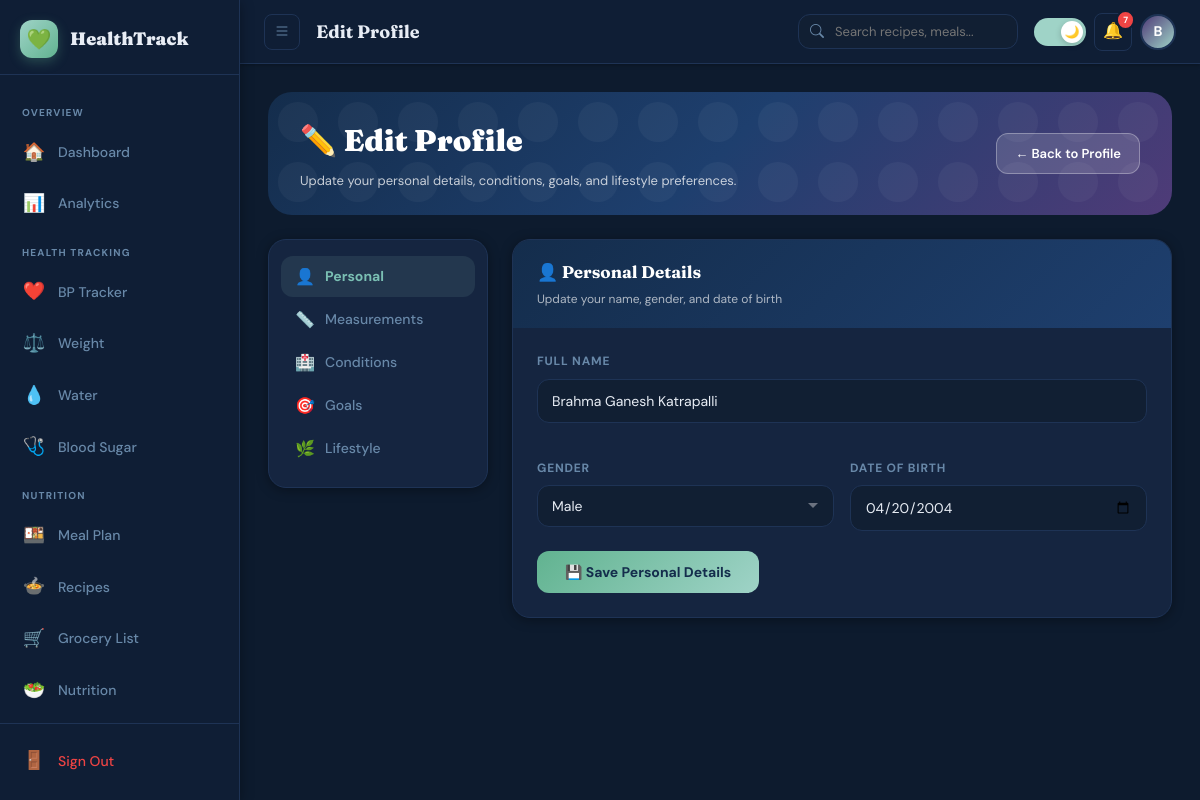
/profile/edit (signed in), run on the app's committed database.
### models.py (models this page shows, shortened)
class User(UserMixin, db.Model):
    __tablename__ = "users"
    id              = db.Column(db.Integer, primary_key=True)
    name            = db.Column(db.String(120), nullable=False)
    email           = db.Column(db.String(180), unique=True, nullable=False, index=True)
    password_hash   = db.Column(db.String(255), nullable=False)
    is_active       = db.Column(db.Boolean, default=True)
    is_verified     = db.Column(db.Boolean, default=False)
    onboarding_done = db.Column(db.Boolean, default=False)
    dark_mode       = db.Column(db.Boolean, default=False)
    created_at      = db.Column(db.DateTime, default=datetime.utcnow)
    last_login      = db.Column(db.DateTime, nullable=True)
    last_updated    = db.Column(db.DateTime, default=datetime.utcnow, onupdate=datetime.utcnow)
    health_profile  = db.relationship("UserHealthProfile", backref="user", uselist=False, cascade="all, delete-orphan")
    conditions      = db.relationship("UserCondition",     backref="user", cascade="all, delete-orphan")
    goals           = db.relationship("UserGoal",          backref="user", uselist=False, cascade="all, delete-orphan")
    health_metrics  = db.relationship("HealthMetric",      backref="user", cascade="all, delete-orphan", lazy="dynamic")
    meal_plans      = db.relationship("MealPlan",          backref="user", cascade="all, delete-orphan", lazy="dynamic")
    favorites       = db.relationship("Favorite",          backref="user", cascade="all, delete-orphan")
    grocery_items   = db.relationship("GroceryItem",       backref="user", cascade="all, delete-orphan", lazy="dynamic")
    alerts          = db.relationship("Alert",             backref="user", cascade="all, delete-orphan", lazy="dynamic")
    medicines       = db.relationship("Medicine",          backref="user", cascade="all, delete-orphan")
    nutrition_logs  = db.relationship("NutritionDailyLog", backref="user", cascade="all, delete-orphan", lazy="dynamic")
    weekly_insights = db.relationship("WeeklyInsight",     backref="user", cascade="all, delete-orphan", lazy="dynamic")
    @property
    def bmi(self):
        if not self.health_profile:
            return None
        h = self.health_profile.height_cm
        w = self.health_profile.current_weight_kg
        if not h or not w:
            return None
        height_m = h / 100
        return round(w / (height_m ** 2), 1)
    @property
    def bmi_status(self):
        bmi = self.bmi
        if bmi is None: return "Unknown"
        if bmi < 18.5:  return "Underweight"
        elif bmi < 25:  return "Normal"
        elif bmi < 30:  return "Overweight"
        elif bmi < 35:  return "Obese I"
        elif bmi < 40:  return "Obese II"
        else:           return "Obese III"

class HealthCondition(db.Model):
    __tablename__ = "health_conditions"
    id          = db.Column(db.Integer, primary_key=True)
    name        = db.Column(db.String(100), unique=True, nullable=False)
    description = db.Column(db.Text, nullable=True)
    icon        = db.Column(db.String(10), default="🏥")
    category    = db.Column(db.String(50), nullable=True)
    users       = db.relationship("UserCondition", backref="condition", cascade="all, delete-orphan")

class UserHealthProfile(db.Model):
    __tablename__ = "user_health_profiles"
    id                  = db.Column(db.Integer, primary_key=True)
    user_id             = db.Column(db.Integer, db.ForeignKey("users.id"), unique=True, nullable=False)
    gender              = db.Column(db.String(20), nullable=True)   # male / female / other
    date_of_birth       = db.Column(db.Date, nullable=True)
    height_cm           = db.Column(db.Float, nullable=True)
    current_weight_kg   = db.Column(db.Float, nullable=True)
    activity_level      = db.Column(db.String(30), default="sedentary")
    diet_preference     = db.Column(db.String(30), default="vegetarian")
    onboarding_step     = db.Column(db.Integer, default=1)
    created_at          = db.Column(db.DateTime, default=datetime.utcnow)
    updated_at          = db.Column(db.DateTime, default=datetime.utcnow, onupdate=datetime.utcnow)

### routes/profile_routes.py (the view, shortened to what this page needs)
@profile_bp.route("/edit", methods=["GET", "POST"])
@login_required
def edit():
    all_conditions = HealthCondition.query.order_by(
        HealthCondition.category, HealthCondition.name
    ).all()
    existing_ids = [uc.condition_id for uc in current_user.conditions]
    return render_template(
        "profile/edit.html",
        user=current_user,
        all_conditions=all_conditions,
        existing_ids=existing_ids
    )

### templates/profile/edit.html (shortened to what this page needs)
{% extends "base.html" %}
{% block page_title %}Edit Profile{% endblock %}
{% block content %}
<div class="edit-hero animate-fadeIn">
  <div class="edit-hero-left">
    <div class="edit-hero-title">✏️ Edit Profile</div>
    <div class="edit-hero-sub">Update your personal details, conditions, goals, and lifestyle preferences.</div>
  </div>
  <a href="{{ url_for('profile.index') }}" class="btn-back-hero">← Back to Profile</a>
</div>
<div class="edit-layout">
  <div class="tab-sidebar">
    {% set tabs = [
      ('personal',     '👤', 'Personal'),
      ('measurements', '📏', 'Measurements'),
      ('conditions',   '🏥', 'Conditions'),
      ('goals',        '🎯', 'Goals'),
      ('lifestyle',    '🌿', 'Lifestyle'),
    ] %}
    {% for tab_id, icon, label in tabs %}
    <button class="tab-item {% if loop.first %}active{% endif %}"
            onclick="showTab('{{ tab_id }}')"
            id="tab-btn-{{ tab_id }}">
      <span class="tab-icon">{{ icon }}</span>
      {{ label }}
    </button>
    {% endfor %}
  </div>
  <div>
    <div class="edit-section active" id="section-personal">
      <div class="section-card">
        <div class="section-hdr">
          <div class="section-hdr-title">👤 Personal Details</div>
          <div class="section-hdr-sub">Update your name, gender, and date of birth</div>
        </div>
        <div class="section-body">
          <form method="POST" action="{{ url_for('profile.edit') }}">
            <div class="form-grid-2">
              <div class="field-group" style="grid-column:span 2;">
                <label class="field-label">Full Name</label>
                <input type="text" name="name" class="field-input"
                       value="{{ user.name }}" placeholder="Your full name" required>
              </div>
              <div class="field-group">
                <label class="field-label">Gender</label>
                <select name="gender" class="field-input select-input">
                  {% for val, lbl in [('female','Female'),('male','Male'),('other','Other')] %}
                  <option value="{{ val }}" {% if user.health_profile and user.health_profile.gender == val %}selected{% endif %}>{{ lbl }}</option>
                  {% endfor %}
                </select>
              </div>
              <div class="field-group">
                <label class="field-label">Date of Birth</label>
                <input type="date" name="date_of_birth" class="field-input"
                       value="{{ user.health_profile.date_of_birth.strftime('%Y-%m-%d') if user.health_profile and user.health_profile.date_of_birth else '' }}">
              </div>
            </div>
            <button type="submit" class="save-section-btn">💾 Save Personal Details</button>
          </form>
        </div>
      </div>
    </div>
            {% set cat_labels = {
              'cardiovascular': '❤️ Cardiovascular',
              'metabolic':      '🩺 Metabolic',
              'hormonal':       '🌸 Hormonal',
              'lifestyle':      '🌿 Lifestyle Goals',
              'digestive':      '🔥 Digestive',
            } %}
            {% set current_cat = namespace(value='') %}
  </div>
</div>
{% endblock %}

### templates/base.html (shortened to what this page needs)
<!DOCTYPE html>
<html lang="en" data-theme="{{ 'dark' if current_user.is_authenticated and current_user.dark_mode else 'light' }}">
<head>
  <link rel="stylesheet" href="https://cdn.jsdelivr.net/npm/bootstrap-icons@1.11.3/font/bootstrap-icons.min.css">
</head>
<body>
{% if current_user.is_authenticated %}
<div class="app-layout">
  <aside class="sidebar" id="sidebar">
    <div class="sidebar-logo">
      <div class="sidebar-logo-icon">💚</div>
      <span class="sidebar-logo-text">HealthTrack</span>
    </div>
    <nav class="sidebar-nav">
      <div class="nav-section-label">Overview</div>
      <a href="{{ url_for('main.dashboard') }}" class="nav-item {% if request.endpoint and 'main.dashboard' in request.endpoint %}active{% endif %}">
        <span class="nav-item-icon">🏠</span>
        <span class="nav-item-text">Dashboard</span>
      </a>
      <a href="{{ url_for('analytics.index') }}" class="nav-item {% if request.endpoint and 'analytics' in request.endpoint %}active{% endif %}">
        <span class="nav-item-icon">📊</span>
        <span class="nav-item-text">Analytics</span>
      </a>
      <div class="nav-section-label">Health Tracking</div>
      <a href="{{ url_for('bp.tracker') }}" class="nav-item {% if request.endpoint and 'bp.' in request.endpoint %}active{% endif %}">
        <span class="nav-item-icon">❤️</span>
        <span class="nav-item-text">BP Tracker</span>
      </a>
      <a href="{{ url_for('tracker.weight') }}" class="nav-item {% if request.endpoint and 'tracker.weight' in request.endpoint %}active{% endif %}">
        <span class="nav-item-icon">⚖️</span>
        <span class="nav-item-text">Weight</span>
      </a>
      <a href="{{ url_for('tracker.water') }}" class="nav-item {% if request.endpoint and 'tracker.water' in request.endpoint %}active{% endif %}">
        <span class="nav-item-icon">💧</span>
        <span class="nav-item-text">Water</span>
      </a>
      <a href="{{ url_for('tracker.sugar') }}" class="nav-item {% if request.endpoint and 'tracker.sugar' in request.endpoint %}active{% endif %}">
        <span class="nav-item-icon">🩺</span>
        <span class="nav-item-text">Blood Sugar</span>
      </a>
      <div class="nav-section-label">Nutrition</div>
      <a href="{{ url_for('meal.meals') }}" class="nav-item {% if request.endpoint and 'meal.' in request.endpoint %}active{% endif %}">
        <span class="nav-item-icon">🍱</span>
        <span class="nav-item-text">Meal Plan</span>
      </a>
      <a href="{{ url_for('meal.recipes') }}" class="nav-item {% if request.endpoint and request.endpoint == 'meal.recipes' %}active{% endif %}">
        <span class="nav-item-icon">🍲</span>
        <span class="nav-item-text">Recipes</span>
      </a>
      <a href="{{ url_for('meal.grocery_list') }}" class="nav-item {% if request.endpoint and request.endpoint == 'meal.grocery_list' %}active{% endif %}">
        <span class="nav-item-icon">🛒</span>
        <span class="nav-item-text">Grocery List</span>
      </a>
      <a href="{{ url_for('nutrition.dashboard') }}" class="nav-item {% if request.endpoint and 'nutrition.' in request.endpoint %}active{% endif %}">
        <span class="nav-item-icon">🥗</span>
        <span class="nav-item-text">Nutrition</span>
      </a>
      <div class="nav-section-label">Manage</div>
    </nav>
    <div class="sidebar-footer">
      <a href="{{ url_for('auth.logout') }}" class="nav-item" style="color: #ef4444;">
        <span class="nav-item-icon">🚪</span>
        <span class="nav-item-text">Sign Out</span>
      </a>
    </div>
  </aside>
  <div class="main-wrapper">
    <nav class="navbar">
      <button class="navbar-toggle" id="sidebarToggle" onclick="toggleSidebar()" aria-label="Toggle sidebar">
        <i class="bi bi-list"></i>
      </button>
      <div class="navbar-page-title">
        {% block page_title %}{% endblock %}
      </div>
      <div class="navbar-search">
        <input type="text" class="navbar-search-input" placeholder="Search recipes, meals..." id="globalSearch">
      </div>
      <div class="navbar-actions">
        <button class="dark-toggle {% if current_user.dark_mode %}on{% endif %}" id="darkToggle" onclick="toggleDarkMode()" aria-label="Toggle dark mode" title="Toggle dark mode">
          <div class="dark-toggle-thumb">
            {% if current_user.dark_mode %}🌙{% else %}☀️{% endif %}
          </div>
        </button>
        <a href="{{ url_for('alert.index') }}" class="navbar-icon-btn" title="Alerts">
          🔔
          {% if unread_alerts is defined and unread_alerts > 0 %}
            <span class="notif-badge">{{ unread_alerts }}</span>
          {% endif %}
        </a>
        <a href="{{ url_for('profile.index') }}" class="navbar-avatar" title="Profile">
          {{ current_user.name[0].upper() if current_user.name else 'U' }}
        </a>
      </div>
    </nav>
    <main class="main-content">
      {% block content %}{% endblock %}
    </main>
  </div>
</div>
{% endif %}
</body>
</html>

### templates/profile/edit.html (style rules this page uses)
.edit-hero { background:linear-gradient(135deg,var(--navy),#1e3f6e,var(--violet));border-radius:var(--radius-lg);padding:24px 32px;color:white;margin-bottom:24px;position:relative;overflow:hidden;display:flex;align-items:center;justify-content:space-between;flex-wrap:wrap;gap:12px; }
.edit-hero::before { content:'';position:absolute;inset:0;}
.edit-hero-left { position:relative; }
.edit-hero-title { font-family:'Fraunces',serif;font-size:clamp(20px,3vw,30px);font-weight:900;margin-bottom:4px; }
.edit-hero-sub { font-size:13px;opacity:0.75; }
.btn-back-hero { background:rgba(255,255,255,0.15);color:white;border:1.5px solid rgba(255,255,255,0.3);border-radius:var(--radius-sm);padding:9px 18px;font-family:'DM Sans',sans-serif;font-size:13px;font-weight:600;text-decoration:none;display:flex;align-items:center;gap:6px;transition:all 0.18s;position:relative; }
.edit-layout { display:grid;grid-template-columns:220px 1fr;gap:24px; }
.tab-sidebar { background:var(--card-bg);border-radius:var(--radius);border:1px solid var(--border);box-shadow:var(--shadow-sm);padding:16px 12px;height:fit-content;position:sticky;top:90px; }
.tab-item { display:flex;align-items:center;gap:10px;padding:10px 14px;border-radius:var(--radius-sm);font-size:14px;font-weight:500;color:var(--text-muted);cursor:pointer;transition:all 0.15s;margin-bottom:2px;border:none;background:none;width:100%;text-align:left; }
.tab-item.active { background:var(--accent-pale);color:var(--accent-dark);font-weight:700; }
.tab-icon { font-size:16px;width:20px;text-align:center;flex-shrink:0; }
.edit-section { display:none; }
.edit-section.active { display:block; }
.section-card { background:var(--card-bg);border-radius:var(--radius);border:1px solid var(--border);box-shadow:var(--shadow-sm);overflow:hidden;margin-bottom:22px;animation:fadeUp 0.4s ease both; }
.section-hdr { background:linear-gradient(135deg,var(--navy),#1e3f6e);padding:18px 24px; }
.section-hdr-title { font-family:'Fraunces',serif;font-size:17px;font-weight:700;color:white;display:flex;align-items:center;gap:8px; }
.section-hdr-sub { font-size:12px;color:rgba(255,255,255,0.65);margin-top:4px; }
.section-body { padding:24px; }
.field-group { margin-bottom:20px; }
.field-label { display:block;font-size:12px;font-weight:700;text-transform:uppercase;letter-spacing:0.8px;color:var(--text-muted);margin-bottom:7px; }
.field-input { width:100%;border:1.5px solid var(--border);border-radius:var(--radius-sm);padding:12px 14px;font-family:'DM Sans',sans-serif;font-size:14px;color:var(--text-primary);background:var(--input-bg);outline:none;transition:border-color 0.2s,box-shadow 0.2s; }
.field-input.select-input { appearance:none;-webkit-appearance:none;background-repeat:no-repeat;background-position:right 14px center;padding-right:36px; }
.form-grid-2 { display:grid;grid-template-columns:1fr 1fr;gap:16px; }
.save-section-btn { background:linear-gradient(135deg,var(--sage),var(--mint));color:var(--navy);border:none;border-radius:var(--radius-sm);padding:12px 28px;font-family:'DM Sans',sans-serif;font-size:14px;font-weight:700;cursor:pointer;display:flex;align-items:center;gap:8px;transition:transform 0.18s,box-shadow 0.18s; }

### data on the page
User: name "B", name "Brahma Ganesh Katrapalli"
HealthCondition: icon "🌿", category "Lifestyle"
UserHealthProfile: gender "Male", date_of_birth "04/20/2004"

### other printed values
{{ unread_alerts }} "7"
{{ icon }} "👤" "📏" "🏥" "🎯"
{{ label }} "Personal" "Measurements" "Conditions" "Goals"
